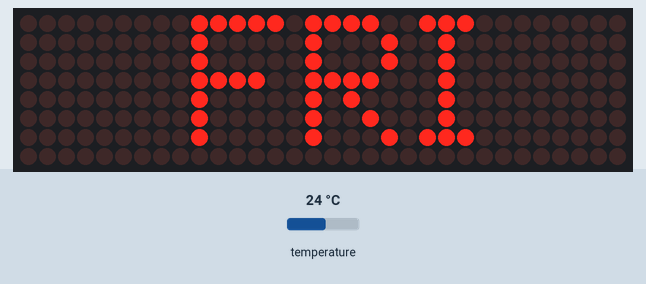
Simulated run of this sketch. Board: Arduino Uno, built with avr-gcc and run on an emulated ATmega328P. Shown: 32×8 LED matrix. The inputs (shaded band) are chosen by the test bench; at power-on: temperature 24 °C. The local clock reads 2024-03-15 10:24:30 at power-on unless the sketch sets it.

Above: at 0.1 s.
At 5.1 s:
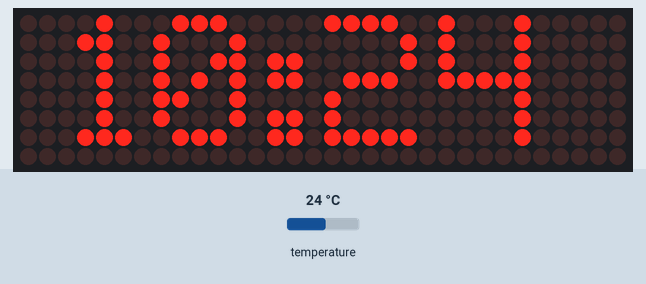
At 30.1 s:
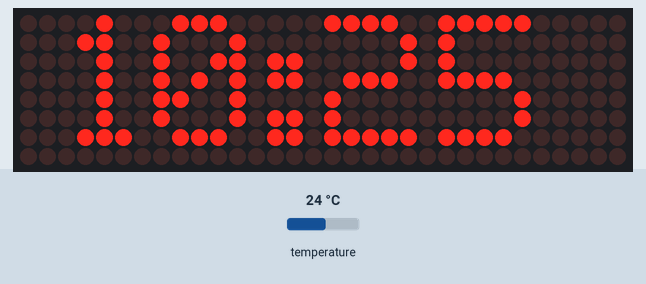
At 45.1 s:
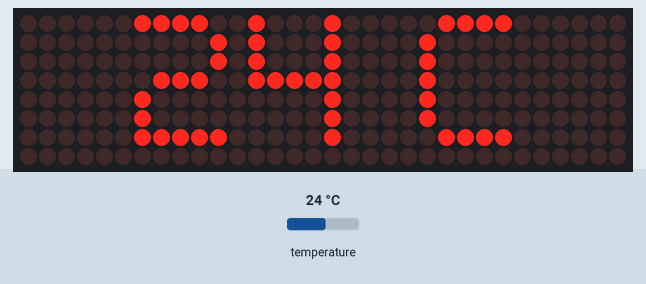
At 75.1 s:
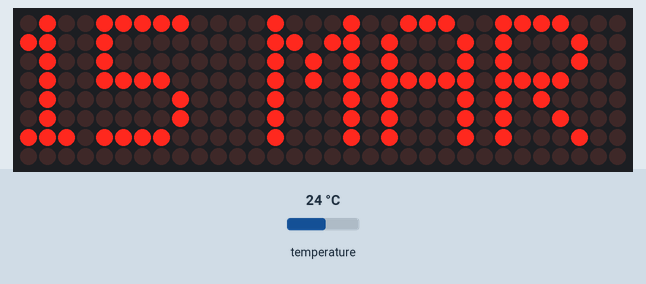
At 125.1 s:
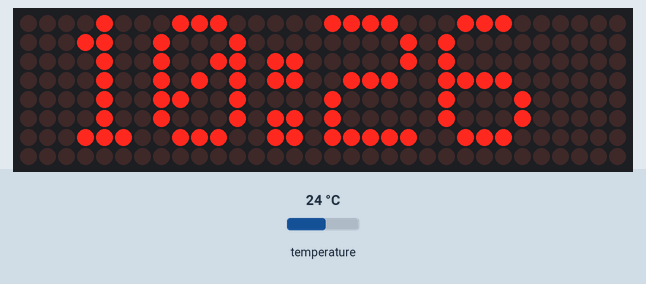

Measured:
- what the display in image 1 shows lasts 10.0 s, from 5.0 s to 15.0 s
- what the display in image 2 shows lasts 15.0 s, from 30.0 s to 45.0 s
- what the display in image 3 shows lasts 3.0 s, from 45.0 s to 48.0 s

The sketch:

PROJ.ino
```cpp
#include <DS3231.h>
#include <Wire.h>
#include <MD_MAX72xx.h>
#include <SPI.h>
#include <LedControl.h>
#define  PRINT(s, v) { Serial.print(F(s)); Serial.print(v); }
#define MAX_DEVICES 4
#define CLK_PIN   13  // or SCK
#define DATA_PIN  11  // or MOSI
#define CS_PIN    10  // or SS
// Text parameters
#define  CHAR_SPACING  1 // pixels between characters

MD_MAX72XX mx = MD_MAX72XX(CS_PIN, MAX_DEVICES);
DS3231 Clock;
bool Century=false;
bool h12;
bool PM;

byte year, month, date, DoW, hour, minute, second;
// Global message buffers shared by Serial and Scrolling functions
#define BUF_SIZE  10
char message[BUF_SIZE] = {"Hello!"};
bool newMessageAvailable = true;

void printText(uint8_t modStart, uint8_t modEnd, char *pMsg)

{
  uint8_t   state = 0;
  uint8_t   curLen;
  uint16_t  showLen;
  uint8_t   cBuf[8];
  int16_t   col = ((modEnd + 1) * COL_SIZE) - 1;

  mx.control(modStart, modEnd, MD_MAX72XX::UPDATE, MD_MAX72XX::OFF);

  do     // finite state machine to print the characters in the space available
  {
    switch(state)
    {
      case 0: // Load the next character from the font table
        // if we reached end of message, reset the message pointer
        if (*pMsg == '\0')
        {
          showLen = col - (modEnd * COL_SIZE);  // padding characters
          state = 2;
          break;
        }

        // retrieve the next character form the font file
        showLen = mx.getChar(*pMsg++, sizeof(cBuf)/sizeof(cBuf[0]), cBuf);
        curLen = 0;
        state++;
        // !! deliberately fall through to next state to start displaying

      case 1: // display the next part of the character
        mx.setColumn(col--, cBuf[curLen++]);

        // done with font character, now display the space between chars
        if (curLen == showLen)
        {
          showLen = CHAR_SPACING;
          state = 2;
        }
        break;

      case 2: // initialize state for displaying empty columns
        curLen = 0;
        state++;
        // fall through

      case 3: // display inter-character spacing or end of message padding (blank columns)
        mx.setColumn(col--, 0);
        curLen++;
        if (curLen == showLen)
          state = 0;
        break;

      default:
        col = -1;   // this definitely ends the do loop
    }
  } while (col >= (modStart * COL_SIZE));

  mx.control(modStart, modEnd, MD_MAX72XX::UPDATE, MD_MAX72XX::ON);
}

void setup()
{
  mx.begin();
  Wire.begin();
  Serial.begin(57600);

}

void loop()
{
int year=Clock.getYear();
int month=Clock.getMonth(Century);
int date=Clock.getDate();
int DoW=Clock.getDoW();
int hour=Clock.getHour(h12,PM);
int minute=Clock.getMinute();
int second=Clock.getSecond();
int temperature=(Clock.getTemperature());
int lh = ((hour/10)%10);
int rh = (hour%10);
int lm = ((minute/10)%10);
int rm = (minute%10);
int lt = ((temperature/10)%10);
int rt = (temperature%10);
int ld = ((date/10)%10);
int rd = (date%10);

if (second==15){
message[0]=' ';
message[1]=' ';
message[2]=char(lt)+48;
message[3]=char(rt)+48;
message[4]=' ';
message[5]='C';
message[6]='\0';
printText(0, MAX_DEVICES-1, message);
delay(3000);
}
else if (second==45){

message[0]=char(ld)+48;
message[1]=char(rd)+48;
message[2]=' ';
switch (month)
{
  case 01:
  {
    message[3]='J';
    message[4]='A';
    message[5]='N';
    break;
   }
   case 02:
  {
    message[3]='F';
    message[4]='E';
    message[5]='B';
    break;
   }
   case 03:
  {
    message[3]='M';
    message[4]='A';
    message[5]='R';
    break;
   }
   case 04:
  {
    message[3]='A';
    message[4]='P';
    message[5]='R';
    break;
   }
   case 05:
  {
    message[3]='M';
    message[4]='A';
    message[5]='Y';
    break;
   }
   case 06:
  {
    message[3]='J';
    message[4]='U';
    message[5]='N';
    break;
   }
   case 07:
  {
    message[3]='J';
    message[4]='U';
    message[5]='L';
    break;
   }
   case 8:
  {
    message[3]='A';
    message[4]='U';
    message[5]='G';
    break;
   }
   case 9:
  {
    message[3]='S';
    message[4]='E';
    message[5]='P';
    break;
   }
   case 10:
  {
    message[3]='O';
    message[4]='C';
    message[5]='T';
    break;
   }
   case 11:
  {
    message[3]='N';
    message[4]='O';
    message[5]='V';
    break;
   }
   case 12:
  {
    message[3]='D';
    message[4]='E';
    message[5]='C';
    break;
   }
   }
message[6]='\0';
printText(0, MAX_DEVICES-1, message);
delay(3000);
}

else if (second==30){

message[0]=' ';
message[1]=' ';
message[2]=' ';
switch (DoW)
{
  case 01:
  {
    message[3]='M';
    message[4]='0';
    message[5]='N';
    break;
   }
   case 02:
  {
    message[3]='T';
    message[4]='U';
    message[5]='E';
    break;
   }
   case 03:
  {
    message[3]='W';
    message[4]='E';
    message[5]='D';
    break;
   }
   case 04:
  {
    message[3]='T';
    message[4]='H';
    message[5]='U';
    break;
   }
   case 05:
  {
    message[3]='F';
    message[4]='R';
    message[5]='I';
    break;
   }
   case 06:
  {
    message[3]='S';
    message[4]='A';
    message[5]='T';
    break;
   }
   case 07:
  {
    message[3]='S';
    message[4]='U';
    message[5]='N';
    break;
   }
}
   message[6]='\0';
printText(0, MAX_DEVICES-1, message);
delay(5000);
}

else{
//message[0]=' ';
message[0]=' ';
message[1]=char(lh)+48;
message[2]=char(rh)+48;
message[3]=':';
message[4]=char(lm)+48;
message[5]=char(rm)+48;
message[6]='\0';
printText(0, MAX_DEVICES-1, message);
}


}
```
